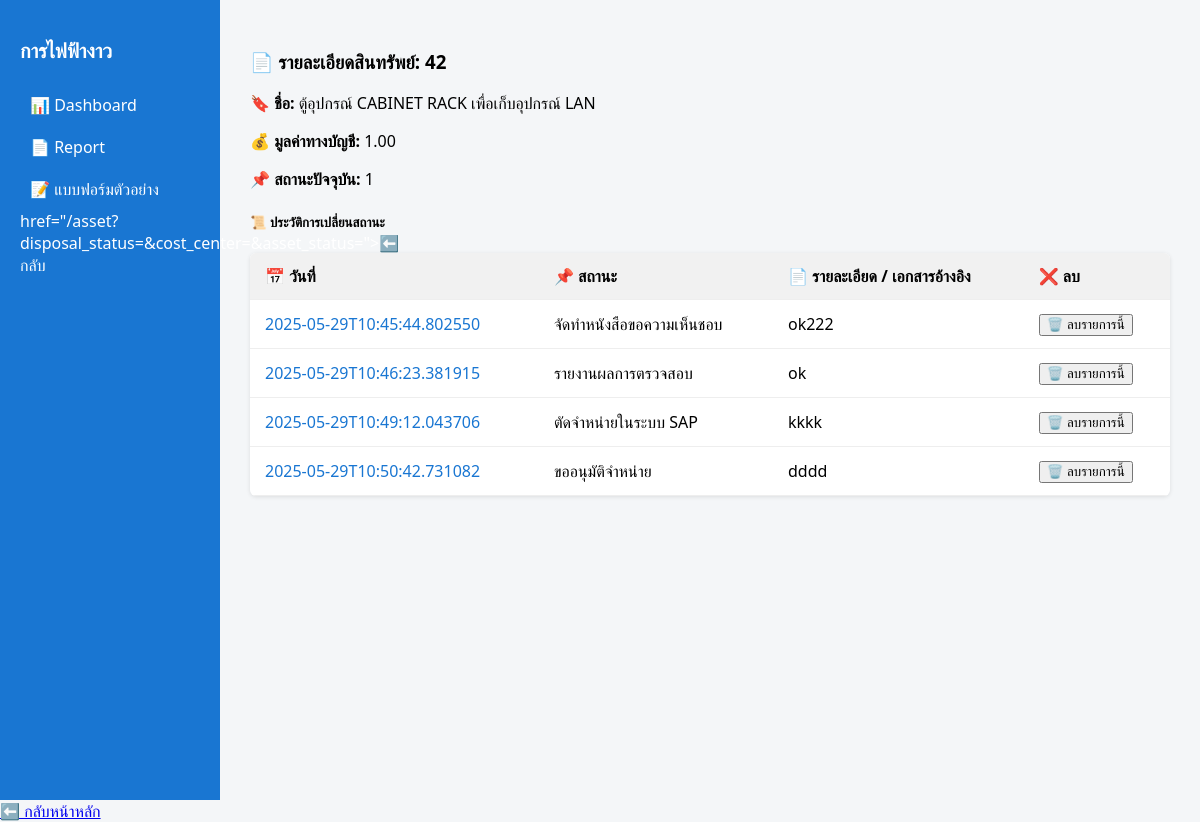
Page /asset/42 on the earlier database version.
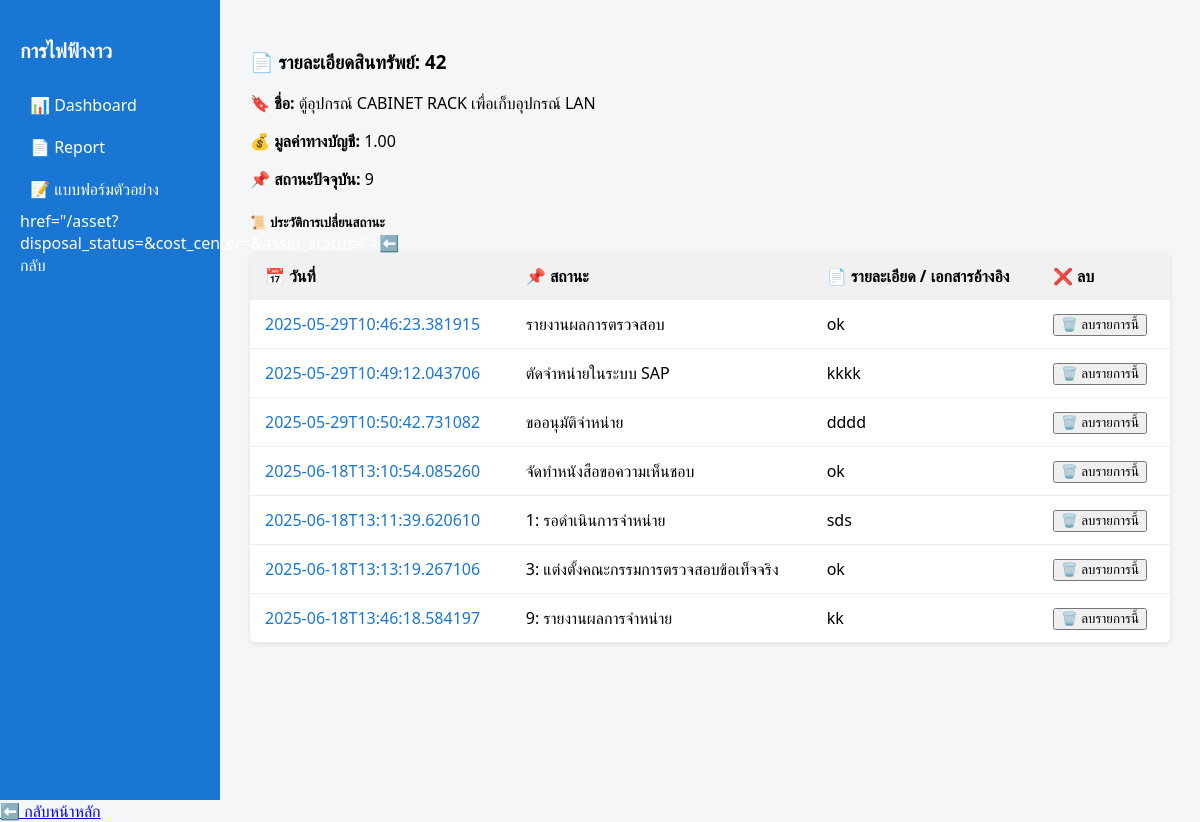
Same page on the later database version.
### tables this page shows
CREATE TABLE "assets" (
    id INTEGER PRIMARY KEY AUTOINCREMENT,
    asset_id TEXT,
    sub_number INTEGER,
    inventory_code TEXT,
    description TEXT,
    product_code TEXT,
    capitalized_date TEXT,
    acquisition_value REAL,
    accumulated_depreciation REAL,
    book_value REAL,
    asset_status TEXT, -- เปลี่ยนจาก status → asset_status
    cost_center TEXT,
    image TEXT,
    disposal_status TEXT
);

CREATE TABLE disposal_status_log (
    id INTEGER PRIMARY KEY AUTOINCREMENT,
    asset_id TEXT,  -- FK ไปยัง assets.asset_id
    status_code TEXT,  -- เช่น 'proposal', 'approval', ...
    status_description TEXT,
    ref_document TEXT,  -- เก็บเลขที่หนังสือ/รหัสเอกสาร/ชื่อไฟล์
    changed_at TEXT DEFAULT (datetime('now')),  -- วันเวลาที่เปลี่ยน
    changed_by TEXT  -- คนที่เปลี่ยน (optional)
);

### main.py (the view)
@app.get("/asset/{id}", response_class=HTMLResponse)
def asset_detail(request: Request, id: int,cost_center:str="",disposal_status:str="" ,asset_status:str=""):
    conn = sqlite3.connect(DB_PATH)
    conn.row_factory = sqlite3.Row
    cursor = conn.cursor()
    cursor.execute("SELECT * FROM assets WHERE id = ?", (id,))
    asset = cursor.fetchone()
    cursor.execute("""
        SELECT id,status_code, status_description, ref_document, changed_at
        FROM disposal_status_log
        WHERE asset_id = ?
        ORDER BY changed_at
    """, (id,))
    logs =  cursor.fetchall()
    return templates.TemplateResponse("asset_detail.html", {
        "request": request,
        "cost_center":cost_center,
        "disposal_status": disposal_status,
        "asset_status":asset_status,
        "asset": asset,
        "logs": logs
    })

### templates/asset_detail.html (shortened to what this page needs)
<!DOCTYPE html>
<html lang="th">
<head>
</head>
<body>
  <div class="container">
    <div class="sidebar">
      <h2>การไฟฟ้างาว</h2>
        <a href="/main">📊 Dashboard</a>
        <a href="/report">📄 Report</a>
        <a href="/download">📝 แบบฟอร์มตัวอย่าง</a>
        href="/asset?disposal_status={{ disposal_status }}&cost_center={{ cost_center }}&asset_status={{ asset_status }}">⬅️
        กลับ</a>
    </div>
    <div class="content">
      <div class="card shadow-sm mb-4">
        <div class="card-body">
          <h3 class="card-title mb-3">📄 รายละเอียดสินทรัพย์: <span class="text-primary">{{ asset.id }}</span></h3>
          <p><b>🔖 ชื่อ:</b> {{ asset.description }}</p>
          <p><b>💰 มูลค่าทางบัญชี:</b> {{ "{:,.2f}".format(asset.book_value or 0) }}</p>
          <p><b>📌 สถานะปัจจุบัน:</b>
            <span class="badge bg-info text-dark">{{ asset.disposal_status }}</span>
          </p>
        </div>
      </div>
      <h5 class="mt-4">📜 ประวัติการเปลี่ยนสถานะ</h5>
      <table class="table table-hover table-bordered shadow-sm">
        <thead class="table-dark">
          <tr>
            <th>📅 วันที่</th>
            <th>📌 สถานะ</th>
            <th>📄 รายละเอียด / เอกสารอ้างอิง</th>
            <th>❌ ลบ</th>
          </tr>
        </thead>
        <tbody>
          {% for log in logs %}
          <form method="POST" action="/assets/{{ log['id'] }}/delete?cost_center={{ cost_center }}&disposal_status={{ disposal_status }}&asset_status={{ asset_status }}"
            onsubmit="return confirm('คุณแน่ใจหรือไม่ว่าต้องการลบสินทรัพย์นี้?');">
            <tr>
              <td>{{ log["changed_at"] }}</td>
              <td><span class="badge bg-primary">{{ log["status_description"] }}</span></td>
              <td>{{ log["ref_document"] }}</td>
              <td><button type="submit" class="btn btn-danger mt-2">🗑️ ลบรายการนี้</button></td>
            </tr>
          </form>
          {% else %}
          <tr>
            <td colspan="3" class="text-center text-muted">ไม่มีประวัติการเปลี่ยนสถานะ</td>
          </tr>
          {% endfor %}
        </tbody>
      </table>
    </div>
  </div>
</body>
</html>
<a href="/assets?disposal_status={{ request.query_params.get('disposal_status') }}&cost_center={{request.query_params.get('cost_center')}}&asset_status={{request.query_params.get('asset_status')}}'"
  class="btn btn-outline-secondary mt-4">⬅️ กลับหน้าหลัก</a>
</html>

### templates/asset_detail.html (style rules this page uses)
* { box-sizing: border-box; }
body { margin: 0; font-family: "Segoe UI", sans-serif; background-color: #f4f6f8; }
.container { display: flex; height: 100vh; }
.sidebar { width: 220px; background-color: #1976d2; color: white; padding: 20px; }
.sidebar h2 { font-size: 20px; margin-bottom: 20px; }
.sidebar a { display: block; color: white; padding: 10px; text-decoration: none; border-radius: 6px; transition: background 0.2s; }
.content { flex: 1; padding: 30px; overflow-y: auto; }
table { width: 100%; border-collapse: collapse; background-color: white; box-shadow: 0 1px 4px rgba(0, 0, 0, 0.1); border-radius: 6px; overflow: hidden; }
th, td { padding: 12px 15px; border-bottom: 1px solid #eee; text-align: left; }
th { background-color: #f1f1f1; font-weight: bold; }
td:first-child { cursor: pointer; color: #1976d2; }

Differences in the rows shown:
changed assets "ตู้อุปกรณ์ CABINET RACK เพื่อเก็บอุปกรณ์ LAN": disposal_status "1" → "9"
changed disposal_status_log "จัดทำหนังสือขอความเห็นชอบ": changed_at "2025-05-29T10:45:44.802550" → "2025-06-18T13:10:54.085260"; ref_document "ok222" → "ok"; moves down the list
added disposal_status_log: changed_at "2025-06-18T13:11:39.620610", status_description "1: รอดำเนินการจำหน่าย", ref_document "sds"
added disposal_status_log: changed_at "2025-06-18T13:13:19.267106", status_description "3: แต่งตั้งคณะกรรมการตรวจสอบข้อเท็จจริง", ref_document "ok"
added disposal_status_log: changed_at "2025-06-18T13:46:18.584197", status_description "9: รายงานผลการจำหน่าย", ref_document "kk"
